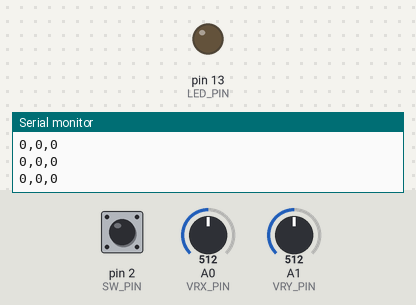
Bench run of a sketch on a simulated Arduino Uno, built with avr-gcc and run on an emulated ATmega328P. Shown: output pins drawn as LEDs (lit = HIGH), the last lines printed to the serial monitor. Inputs (shaded band) come from the test bench; at power-on: A0 (VRX_PIN) = 512, pin 2 (SW_PIN) HIGH, A1 (VRY_PIN) = 512.

Above: at 1.2 s.
1.3 s: A0 (VRX_PIN) set to 716
At 2.4 s:
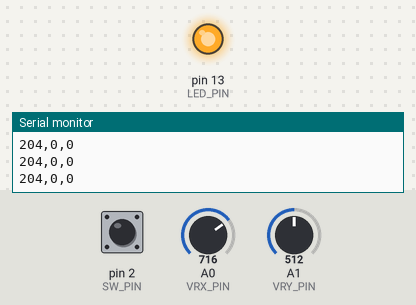
Timing chart, 0 to 4.3 s (numbered marks = the images above; inputs shaded):
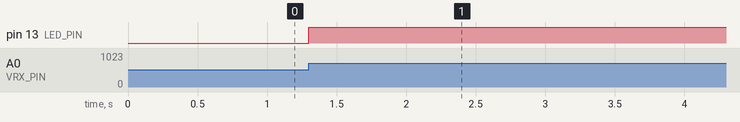

Measured:
- after the input at 1.3 s, pin 13 (LED_PIN): LOW → HIGH at once

The sketch:

controller.ino
```cpp
#define VRX_PIN A0
#define VRY_PIN A1
#define SW_PIN 2
#define LED_PIN 13

int joyX = 0, joyY = 0, sw = 0;
bool ledState = false;

const int numReadings = 10;

int xReadings[numReadings];
int yReadings[numReadings];
int readIndex = 0;
float xTotal = 0, yTotal = 0;
float xAverage = 0, yAverage = 0;
float xStart, yStart;
bool start = false;
unsigned long lastTime = 0;
const int interval = 16;

void setup() {

  Serial.begin(9600);
  pinMode(SW_PIN, INPUT_PULLUP);
  pinMode(LED_PIN, OUTPUT);

  for(int i = 0; i < numReadings; i++) {
    xReadings[i] = 0;
    yReadings[i] = 0;
  }
}

void loop() {

  int x = analogRead(VRX_PIN);
  int y = analogRead(VRY_PIN);
  int sw = digitalRead(SW_PIN);

  xTotal = xTotal - xReadings[readIndex];
  yTotal = yTotal - yReadings[readIndex];

  xReadings[readIndex] = x;
  yReadings[readIndex] = y;

  xTotal = xTotal + x;
  yTotal = yTotal + y;

  readIndex = readIndex + 1;


  xAverage = xTotal / numReadings;
  yAverage = yTotal / numReadings;


  if (readIndex >= numReadings) {

    readIndex = 0;
    if (!start) {
      xStart = xAverage;
      yStart = yAverage;
      start = true;
    }
  }

  if (start) {
    unsigned long now = millis();
    if (now - lastTime > interval) {

      Serial.print((int) (xAverage-xStart));
      Serial.print(",");
      Serial.print((int) (yAverage-yStart));
      Serial.print(",");
      Serial.println(!sw);

      lastTime = now;
    }


    if ((int) (xAverage-xStart) != 0 || (int) (yAverage-yStart) != 0 || !sw) {
      digitalWrite(LED_PIN, HIGH);
    } else {
      digitalWrite(LED_PIN, LOW);
    }
  }
}
```
